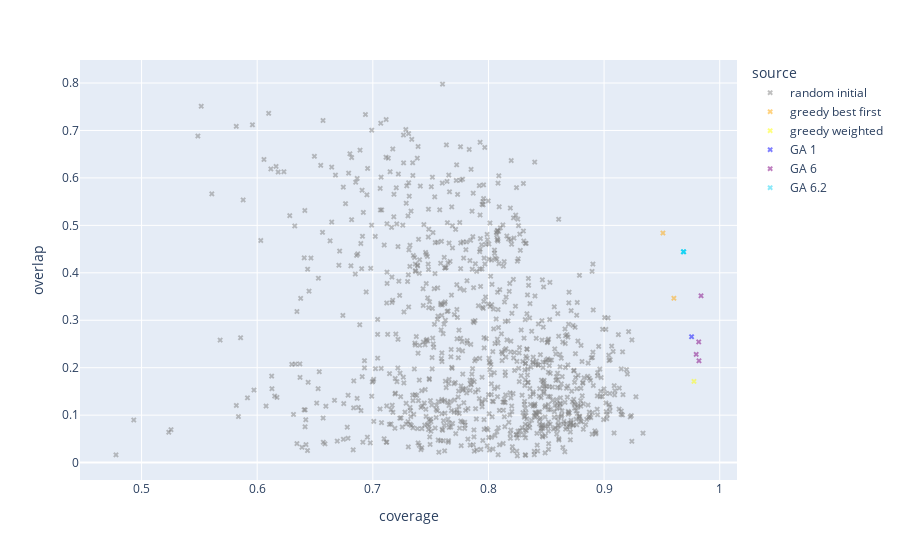

This figure's notebook cell:
### Code cell
import plotly.express as px
fig = px.scatter(f, x="coverage", y="overlap",
                        color_discrete_map={
                            "random initial": "grey",
                            "greedy best first": "orange",
                            "greedy weighted": "yellow",
                            "GA 1": "blue",
                            "GA 6": "purple"
                        },
                        color=f["source"]
                        )

fig.update_traces(marker=dict(size=5, opacity=0.5, symbol='x')) #colorscale='temps', color=f["source"], opacity=0.75))
fig.show()

### Figure 1 — Plotly figure (JSON) as saved in the notebook; plotly's stock layout.template omitted (floating-point values rounded to 4 significant figures; data arrays with more than 128 entries replaced by an {"elided": "..."} marker saying what was removed)
{"data": [{"hovertemplate": "source=random initial<br>coverage=%{x}<br>overlap=%{y}<extra></extra>", "legendgroup": "random initial", "marker": {"color": "grey", "opacity": 0.5, "size": 5, "symbol": "x"}, "mode": "markers", "name": "random initial", "showlegend": true, "type": "scattergl", "x": {"elided": "1000 float values"}, "xaxis": "x", "y": {"elided": "1000 float values"}, "yaxis": "y"}, {"hovertemplate": "source=greedy best first<br>coverage=%{x}<br>overlap=%{y}<extra></extra>", "legendgroup": "greedy best first", "marker": {"color": "orange", "opacity": 0.5, "size": 5, "symbol": "x"}, "mode": "markers", "name": "greedy best first", "showlegend": true, "type": "scattergl", "x": [0.9603, 0.9509], "xaxis": "x", "y": [0.3464, 0.4839], "yaxis": "y"}, {"hovertemplate": "source=greedy weighted<br>coverage=%{x}<br>overlap=%{y}<extra></extra>", "legendgroup": "greedy weighted", "marker": {"color": "yellow", "opacity": 0.5, "size": 5, "symbol": "x"}, "mode": "markers", "name": "greedy weighted", "showlegend": true, "type": "scattergl", "x": [0.9777], "xaxis": "x", "y": [0.1712], "yaxis": "y"}, {"hovertemplate": "source=GA 1<br>coverage=%{x}<br>overlap=%{y}<extra></extra>", "legendgroup": "GA 1", "marker": {"color": "blue", "opacity": 0.5, "size": 5, "symbol": "x"}, "mode": "markers", "name": "GA 1", "showlegend": true, "type": "scattergl", "x": [0.9756], "xaxis": "x", "y": [0.2653], "yaxis": "y"}, {"hovertemplate": "source=GA 6<br>coverage=%{x}<br>overlap=%{y}<extra></extra>", "legendgroup": "GA 6", "marker": {"color": "purple", "opacity": 0.5, "size": 5, "symbol": "x"}, "mode": "markers", "name": "GA 6", "showlegend": true, "type": "scattergl", "x": [0.9819, 0.9821, 0.9838, 0.9797], "xaxis": "x", "y": [0.2544, 0.2146, 0.3516, 0.2281], "yaxis": "y"}, {"hovertemplate": "source=GA 6.2<br>coverage=%{x}<br>overlap=%{y}<extra></extra>", "legendgroup": "GA 6.2", "marker": {"color": "#19d3f3", "opacity": 0.5, "size": 5, "symbol": "x"}, "mode": "markers", "name": "GA 6.2", "showlegend": true, "type": "scattergl", "x": [0.9688, 0.9688, 0.9688, 0.9688, 0.9688, 0.9688, 0.9688, 0.9688, 0.9688, 0.9688, 0.9688, 0.9688, 0.9688, 0.9688, 0.9688, 0.9688, 0.9688, 0.9688, 0.9688, 0.9688], "xaxis": "x", "y": [0.4443, 0.4443, 0.4443, 0.4443, 0.4443, 0.4443, 0.4443, 0.4443, 0.4443, 0.4443, 0.4443, 0.4443, 0.4443, 0.4443, 0.4443, 0.4443, 0.4443, 0.4443, 0.4443, 0.4443], "yaxis": "y"}], "layout": {"legend": {"title": {"text": "source"}, "tracegroupgap": 0}, "margin": {"t": 60}, "xaxis": {"anchor": "y", "domain": [0, 1], "title": {"text": "coverage"}}, "yaxis": {"anchor": "x", "domain": [0, 1], "title": {"text": "overlap"}}}}
